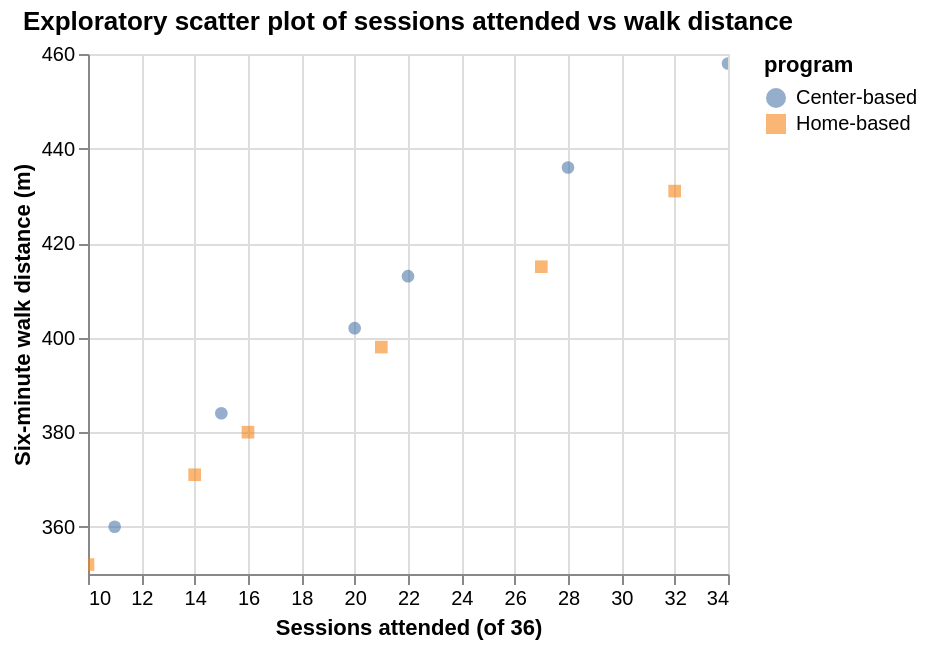

The notebook cell saved with this chart:
### Markdown cell above
## Task 1: Explore the rehab patients with Altair

### 1.1 Load the patients and build the scatter plot

> **Checkpoint: `output/exploratory_spec.json`**
> A Vega-Lite specification with a `point` mark, `x`, `y`, `color`, and `shape` encodings, and the twelve patients embedded.

### Code cell
patients = pd.read_csv(PATIENTS_PATH)  # TODO: read PATIENTS_PATH with pd.read_csv

# TODO: print the shape and the dtypes of patients
print(patients.shape)
(display(patients.dtypes))


exploratory_chart = alt.Chart(patients).mark_point(filled=True, size=40, opacity=0.6).encode(
    x= alt.X('sessions_attended:Q', title='Sessions attended (of 36)', scale=alt.Scale(zero=False)),
    y= alt.Y('walk_distance_m:Q', title='Six-minute walk distance (m)', scale=alt.Scale(zero=False)),
    color=alt.Color('program:N'),
    shape=alt.Shape('program:N'),

    tooltip=[
        alt.Tooltip('patient_id:N', title='Patient ID'),
        alt.Tooltip('sessions_attended:Q', title='Sessions attended (of 36)'),
        alt.Tooltip('walk_distance_m:Q', title='Six-minute walk distance (m)')
    ],
).properties(title='Exploratory scatter plot of sessions attended vs walk distance', width=320, height=260).interactive()


  # TODO: the Altair scatter plot README Task 1.1 describes

# TODO: save exploratory_chart to EXPLORATORY_SPEC_PATH with .save()
exploratory_chart.save(EXPLORATORY_SPEC_PATH, index=False)

exploratory_chart

### Figure 1 — Vega-Lite specification as saved in the notebook (floating-point values rounded to 4 significant figures)
{"config": {"view": {"continuousWidth": 300, "continuousHeight": 300}}, "data": {"name": "data-c8aa350521c33b7072b39293a7897d72"}, "mark": {"type": "point", "filled": true, "opacity": 0.6, "size": 40}, "encoding": {"color": {"field": "program", "type": "nominal"}, "shape": {"field": "program", "type": "nominal"}, "tooltip": [{"field": "patient_id", "title": "Patient ID", "type": "nominal"}, {"field": "sessions_attended", "title": "Sessions attended (of 36)", "type": "quantitative"}, {"field": "walk_distance_m", "title": "Six-minute walk distance (m)", "type": "quantitative"}], "x": {"field": "sessions_attended", "scale": {"zero": false}, "title": "Sessions attended (of 36)", "type": "quantitative"}, "y": {"field": "walk_distance_m", "scale": {"zero": false}, "title": "Six-minute walk distance (m)", "type": "quantitative"}}, "height": 260, "params": [{"name": "param_1", "select": {"type": "interval", "encodings": ["x", "y"]}, "bind": "scales"}], "title": "Exploratory scatter plot of sessions attended vs walk distance", "width": 320, "$schema": "https://vega.github.io/schema/vega-lite/v5.20.1.json", "datasets": {"data-c8aa350521c33b7072b39293a7897d72": [{"patient_id": "R01", "program": "Home-based", "sessions_attended": 14, "walk_distance_m": 371}, {"patient_id": "R02", "program": "Center-based", "sessions_attended": 20, "walk_distance_m": 402}, {"patient_id": "R03", "program": "Home-based", "sessions_attended": 32, "walk_distance_m": 431}, {"patient_id": "R04", "program": "Center-based", "sessions_attended": 11, "walk_distance_m": 360}, {"patient_id": "R05", "program": "Center-based", "sessions_attended": 28, "walk_distance_m": 436}, {"patient_id": "R06", "program": "Home-based", "sessions_attended": 10, "walk_distance_m": 352}, {"patient_id": "R07", "program": "Home-based", "sessions_attended": 21, "walk_distance_m": 398}, {"patient_id": "R08", "program": "Center-based", "sessions_attended": 34, "walk_distance_m": 458}, {"patient_id": "R09", "program": "Home-based", "sessions_attended": 16, "walk_distance_m": 380}, {"patient_id": "R10", "program": "Center-based", "sessions_attended": 15, "walk_distance_m": 384}, {"patient_id": "R11", "program": "Home-based", "sessions_attended": 27, "walk_distance_m": 415}, {"patient_id": "R12", "program": "Center-based", "sessions_attended": 22, "walk_distance_m": 413}]}}
